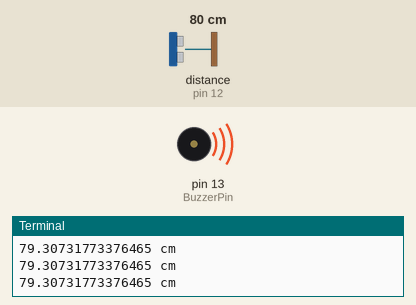
Bench run of a program on a simulated Raspberry Pi (header pin numbers). Shown: buzzer (waves = sounding, pin HIGH), the last lines printed to the terminal. Inputs (shaded band) come from the test bench; at power-on: distance to the obstacle (sensor on pin 12) 80 cm. The echo pulse lasts 58.3 µs per cm; the clock reads 2024-03-15 10:24:30 at power-on unless the program sets it; pins used as bus, display or sensor lines are not drawn.

Above: at 1.2 s.
1.3 s: distance to the obstacle (sensor on pin 12) set to 34 cm
2.8 s: distance to the obstacle (sensor on pin 12) set to 29 cm
At 3.28 s:
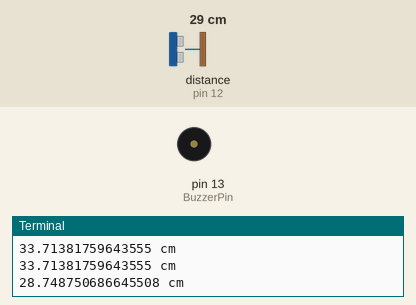
5.8 s: distance to the obstacle (sensor on pin 12) set to 7 cm
8.8 s: distance to the obstacle (sensor on pin 12) set to 4 cm
At 10.2 s:
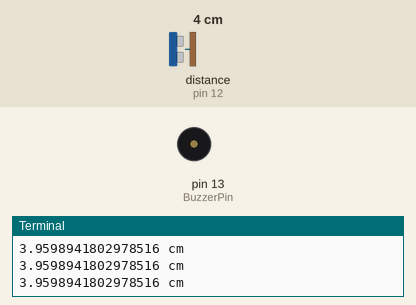
10.5 s: distance to the obstacle (sensor on pin 12) set to 35 cm
At 11.7 s:
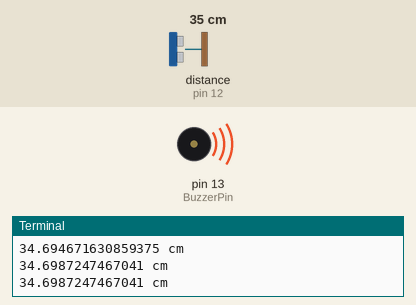
Timing chart, 0 to 13.0 s (numbered marks = the images above; inputs shaded):
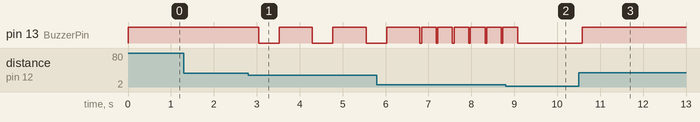

The program:

1ultrasonic.py
```python
#!/usr/bin/env python3

import RPi.GPIO as GPIO
import time

# Define GPIO pins
TRIG = 11       # GPIO pin connected to Trig of Ultrasonic Sensor
ECHO = 12       # GPIO pin connected to Echo of Ultrasonic Sensor
BuzzerPin = 13  # GPIO pin connected to Buzzer

def setup():
    """ Setup the GPIO pins for the ultrasonic sensor and buzzer """
    GPIO.setmode(GPIO.BOARD)

    # Setup for ultrasonic sensor
    GPIO.setup(TRIG, GPIO.OUT)
    GPIO.setup(ECHO, GPIO.IN)

    # Setup for buzzer
    GPIO.setup(BuzzerPin, GPIO.OUT)
    GPIO.output(BuzzerPin, GPIO.HIGH)

def distance():
    """ Measure the distance using the ultrasonic sensor """
    GPIO.output(TRIG, 0)
    time.sleep(0.000002)
    GPIO.output(TRIG, 1)
    time.sleep(0.00001)
    GPIO.output(TRIG, 0)

    while GPIO.input(ECHO) == 0:
        pass
    time1 = time.time()

    while GPIO.input(ECHO) == 1:
        pass
    time2 = time.time()

    duration = time2 - time1
    return (duration * 340 / 2) * 100  # Convert to centimeters

def buzzer_on():
    """ Turn the buzzer on """
    GPIO.output(BuzzerPin, GPIO.LOW)

def buzzer_off():
    """ Turn the buzzer off """
    GPIO.output(BuzzerPin, GPIO.HIGH)

def beep(duration):
    """ Make the buzzer beep for a specified duration """
    buzzer_on()
    time.sleep(duration)
    buzzer_off()
    time.sleep(duration)

def loop():
    """ Main loop that checks the distance and controls the buzzer """
    while True:
        dis = distance()
        print(dis, 'cm')  # Print distance measurement

        if dis < 5:  # If the object is within 5 cm, buzz continuously
            buzzer_on()
        elif dis < 30:  # If within 30 cm, beep with decreasing interval
            beep_interval = (dis - 5) / 50.0  # Adjust beep interval
            beep(beep_interval)
        else:
            buzzer_off()  # Turn off buzzer if object is far

        time.sleep(0.3)

def destroy():
    """ Cleanup function to reset GPIO settings """
    GPIO.cleanup()

if __name__ == "__main__":
    setup()
    try:
        loop()
    except KeyboardInterrupt:
        destroy()
```

Measured:
- the behaviour switches between 31 and 30 cm on distance to the obstacle (sensor on pin 12) (found by bisection; images 0 and 1)
- the behaviour switches between 6 and 5 cm on distance to the obstacle (sensor on pin 12) (found by bisection; images 1 and 2)
- after the input at 2.8 s, pin 13 (BuzzerPin): alternates HIGH for 0.78 s and LOW for 0.47 s, starting after 0.24 s
- after the input at 8.8 s, pin 13 (BuzzerPin): goes on until 9.1 s, then stays LOW
- after the input at 10.5 s, pin 13 (BuzzerPin): LOW → HIGH after 0.08 s
